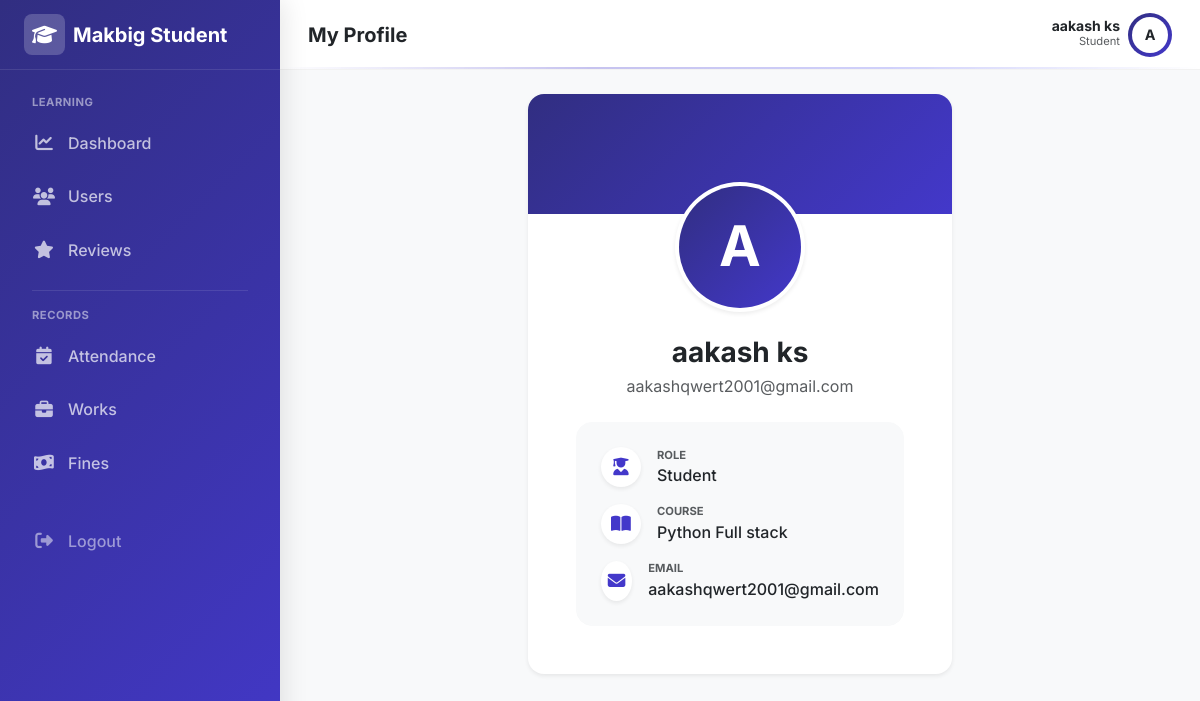
Page /student/profile/ (signed in) on the committed database.
### adminpanel/models.py (models this page shows, shortened)
class User(AbstractUser):
    email=models.EmailField(unique=True)
    mobile_number=models.IntegerField(blank=True, null=True)
    is_student=models.BooleanField(default=False)

class StudentProfile(models.Model):
    user=models.OneToOneField(User, on_delete=models.CASCADE)
    course=models.ForeignKey(Course,on_delete=models.SET_NULL,null=True)
    enrollment_date=models.DateField(auto_now_add=True)
    progress_percent=models.DecimalField(max_digits=5, decimal_places=2, default=0)

class Course(models.Model):
    name=models.CharField(max_length=200)
    description=models.TextField(blank=True,null=True)
    duration_months=models.IntegerField(default=6)

### adminpanel/views.py (the view)
# urls.py: path("student/profile/", views.student_profile, name="student_profile"),
@login_required
def student_profile(request):
    student = StudentProfile.objects.get(user=request.user)
    return render(request, "adminpanel/student_profile.html", {"student": student})

### reviewtickets/context_processors.py (called while the page is built)
def ticket_notifications(request):
    if request.user.is_authenticated and request.user.is_staff:
        count = ReviewTicket.objects.filter(
            status='pending',
            is_seen=False
        ).count()
        return {'ticket_notification_count': count}
    return {}

### templates/adminpanel/student_profile.html (shortened to what this page needs)
{% extends "layouts/student_layout.html" %}
{% block page_title %}My Profile{% endblock %}
{% block content %}
<div class="row justify-content-center">
    <div class="col-12 col-md-8 col-lg-6">
        <div class="card border-0 shadow-sm rounded-4 overflow-hidden">
            <div class="card-header border-0 p-0" style="height: 120px; background: var(--gradient-student);"></div>
            <div class="card-body text-center p-4 p-md-5 mt-n5 position-relative">
                <div class="avatar-wrapper mb-4 position-relative d-inline-block">
                    <div class="rounded-circle p-1 bg-white shadow-sm mx-auto" style="width: 130px; height: 130px;">
                        <div class="rounded-circle d-flex align-items-center justify-content-center text-white fw-bold display-4"
                            style="width: 100%; height: 100%; background: var(--gradient-student);">
                            {{ request.user.first_name|slice:":1"|upper }}
                        </div>
                    </div>
                </div>
                <h3 class="fw-bold text-dark mb-1">{{ request.user.get_full_name }}</h3>
                <p class="text-muted mb-4">{{ request.user.email }}</p>
                <div class="d-flex flex-column gap-3 text-start bg-light rounded-4 p-4 border border-light">
                    <div class="d-flex align-items-center">
                        <div class="icon-box rounded-circle bg-white shadow-sm text-primary me-3 d-flex align-items-center justify-content-center"
                            style="width: 40px; height: 40px;">
                            <i class="fa-solid fa-user-graduate"></i>
                        </div>
                        <div>
                            <div class="small text-muted text-uppercase fw-bold" style="font-size: 0.7rem;">Role</div>
                            <div class="fw-medium text-dark">Student</div>
                        </div>
                    </div>
                    {% if student.course %}
                    <div class="d-flex align-items-center">
                        <div class="icon-box rounded-circle bg-white shadow-sm text-primary me-3 d-flex align-items-center justify-content-center"
                            style="width: 40px; height: 40px;">
                            <i class="fa-solid fa-book-open"></i>
                        </div>
                        <div>
                            <div class="small text-muted text-uppercase fw-bold" style="font-size: 0.7rem;">Course</div>
                            <div class="fw-medium text-dark">{{ student.course.name }}</div>
                        </div>
                    </div>
                    {% endif %}
                    <div class="d-flex align-items-center">
                        <div class="icon-box rounded-circle bg-white shadow-sm text-primary me-3 d-flex align-items-center justify-content-center"
                            style="width: 40px; height: 40px;">
                            <i class="fa-solid fa-envelope"></i>
                        </div>
                        <div>
                            <div class="small text-muted text-uppercase fw-bold" style="font-size: 0.7rem;">Email</div>
                            <div class="fw-medium text-dark">{{ request.user.email }}</div>
                        </div>
                    </div>
                </div>
            </div>
        </div>
    </div>
</div>
{% endblock %}

### templates/layouts/student_layout.html (shortened to what this page needs)
{% load static %}
<!DOCTYPE html>
<html lang="en">
<head>
    <link href="https://cdn.jsdelivr.net/npm/bootstrap@5.3.0/dist/css/bootstrap.min.css" rel="stylesheet">
    <link rel="stylesheet" href="https://cdnjs.cloudflare.com/ajax/libs/font-awesome/6.4.0/css/all.min.css">
</head>
<body>
    <aside class="sidebar" id="sidebar">
        <div class="sidebar-brand">
            <a href="#" class="text-decoration-none d-flex align-items-center gap-2 text-white fs-5 fw-bold">
                <div class="sidebar-brand-icon">
                    <i class="fa-solid fa-graduation-cap"></i>
                </div>
                <span>Makbig Student</span>
            </a>
        </div>
        <nav class="sidebar-nav">
            <div class="small fw-bold text-uppercase mb-2 px-3"
                style="font-size: 0.7rem; letter-spacing: 0.5px; color: rgba(255,255,255,0.5);">Learning</div>
            <a href="{% url 'student_dashboard' %}"
                class="nav-link {% if request.resolver_match.url_name == 'student_dashboard' %}active{% endif %}">
                <i class="fa-solid fa-chart-line"></i> Dashboard
            </a>
            <a href="{% url "student_profile" %}" class="nav-link">
                <i class="fa-solid fa-users"></i> Users
            </a>
            <a href="{% url 'student_review' %}"
                class="nav-link {% if request.resolver_match.url_name == 'student_review' %}active{% endif %}">
                <i class="fa-solid fa-star"></i> Reviews
            </a>
            <div class="my-3 border-top mx-3" style="border-color: rgba(255,255,255,0.1) !important;"></div>
            <div class="small fw-bold text-uppercase mb-2 px-3"
                style="font-size: 0.7rem; letter-spacing: 0.5px; color: rgba(255,255,255,0.5);">Records</div>
            <a href="{% url "student_attendance" %}" class="nav-link">
                <i class="fa-solid fa-calendar-check"></i> Attendance
            </a>
            <a href="{% url "student_works" %}" class="nav-link">
                <i class="fa-solid fa-briefcase"></i> Works
            </a>
            <a href="#" class="nav-link">
                <i class="fa-solid fa-money-bill-wave"></i> Fines
            </a>
            <div class="mt-auto pt-4">
                <form method="POST" action="{% url 'student_logout' %}">
                    <button type="submit" class="nav-link w-100 border-0 bg-transparent text-white-50">
                        <i class="fa-solid fa-right-from-bracket"></i> Logout
                    </button>
                </form>
            </div>
        </nav>
    </aside>
    <div class="main-wrapper">
        <header class="topbar">
            <div class="d-flex align-items-center gap-3">
                <h5 class="mb-0 fw-bold text-dark">{% block page_title %}Dashboard{% endblock %}</h5>
            </div>
            <div class="d-flex align-items-center gap-3">
                <div class="d-flex align-items-center gap-2">
                    <div class="text-end d-none d-sm-block">
                        <div class="fw-bold small text-dark lh-1">{{ request.user.first_name }} {{request.user.last_name }}</div>
                        <div class="text-muted" style="font-size: 0.7rem;">Student</div>
                    </div>
                    <div class="rounded-circle p-1" style="background: var(--gradient-student);">
                        <div class="rounded-circle bg-white text-dark d-flex align-items-center justify-content-center fw-bold"
                            style="width:36px;height:36px; font-size: 0.9rem;">
                            {{ request.user.first_name|slice:":1"|upper }}
                        </div>
                    </div>
                </div>
            </div>
        </header>
        <div class="p-4">
            {% block content %}
            {% endblock %}
        </div>
    </div>
</body>
</html>

### templates/layouts/student_layout.html (style rules this page uses)
:root { --sidebar-width: 280px; --topbar-height: 70px; --gradient-student: linear-gradient(135deg, #312e81 0%, #4338ca 100%); --sidebar-text: #ffffff; --sidebar-text-muted: rgba(255, 255, 255, 0.7); --sidebar-hover: rgba(255, 255, 255, 0.12); --sidebar-active: rgba(255, 255, 255, 0.25); --bg-body: #f8f9fa; }
body { font-family: 'Inter', sans-serif; background-color: var(--bg-body); color: #334155; }
.sidebar { width: var(--sidebar-width); background: var(--gradient-student); display: flex; flex-direction: column; position: fixed; top: 0; bottom: 0; left: 0; z-index: 1045; transition: transform 0.3s cubic-bezier(0.4, 0, 0.2, 1); box-shadow: 4px 0 24px rgba(0, 0, 0, 0.1); color: #fff; }
.sidebar-brand { height: var(--topbar-height); display: flex; align-items: center; padding: 0 1.5rem; border-bottom: 1px solid rgba(255, 255, 255, 0.1); }
.sidebar-brand-icon { background: rgba(255, 255, 255, 0.2); color: #fff; border-radius: 8px; padding: 0.35rem 0.5rem; }
.sidebar-nav { padding: 1.5rem 1rem; flex-grow: 1; overflow-y: auto; }
.nav-link { display: flex; align-items: center; padding: 0.75rem 1rem; color: var(--sidebar-text-muted); font-weight: 500; border-radius: 0.75rem; margin-bottom: 0.35rem; transition: all 0.2s ease; }
.nav-link i { width: 24px; text-align: center; margin-right: 0.75rem; font-size: 1.1rem; }
.main-wrapper { margin-left: var(--sidebar-width); min-height: 100vh; display: flex; flex-direction: column; transition: margin-left 0.3s cubic-bezier(0.4, 0, 0.2, 1); }
.topbar { height: var(--topbar-height); background: rgba(255, 255, 255, 0.9); backdrop-filter: blur(10px); border-bottom: 1px solid rgba(0, 0, 0, 0.05); padding: 0 1.75rem; display: flex; align-items: center; justify-content: space-between; position: sticky; top: 0; z-index: 1020; }
.topbar::after { content: ''; position: absolute; bottom: 0; left: 0; width: 100%; height: 2px; background: linear-gradient(90deg, transparent, #4338ca, #6366f1, transparent); opacity: 0.3; }

### templates/adminpanel/student_profile.html (style rules this page uses)
.mt-n5 { margin-top: -5rem; }
.icon-box i { font-size: 1.1rem; color: #4338ca; }

### rows in the picture
User: user.first_name "aakash", user.last_name "ks", user.first_name "A", user.get_full_name "aakash ks", user.email "aakashqwert2001@gmail.com"
StudentProfile: course.name "Python Full stack"
